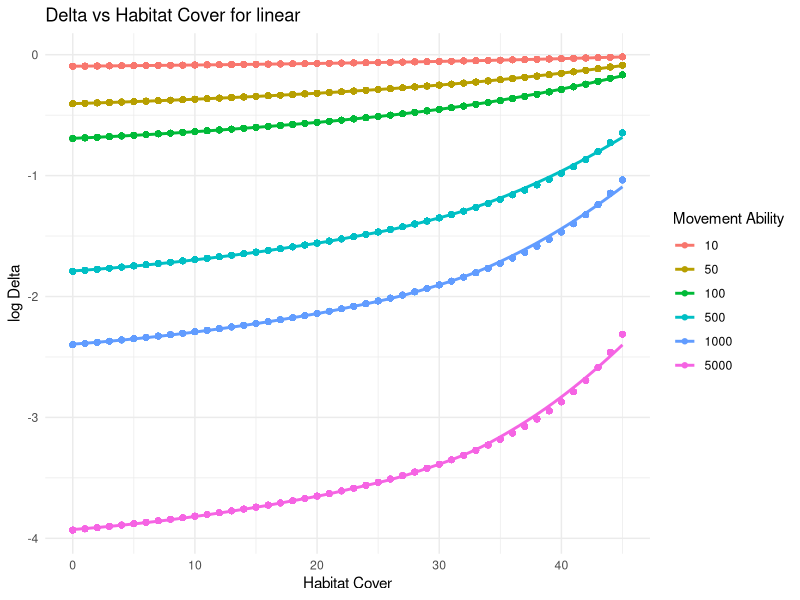
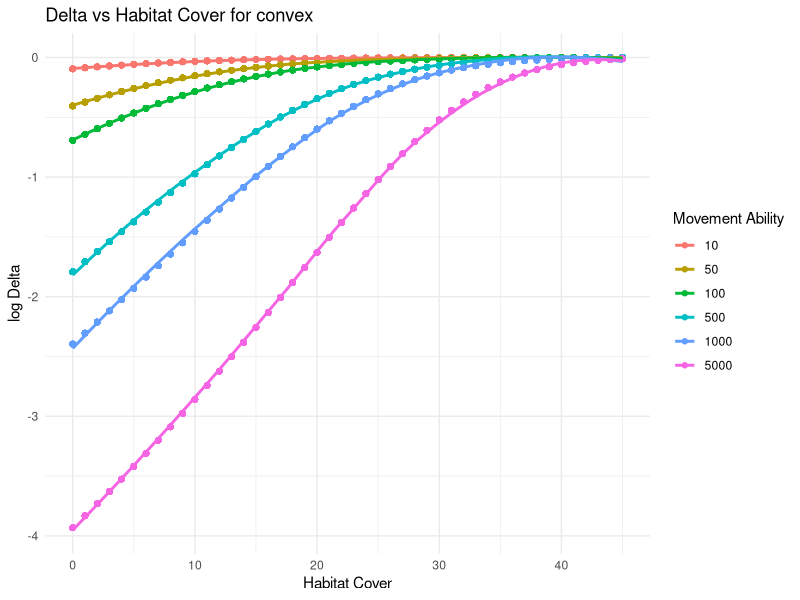
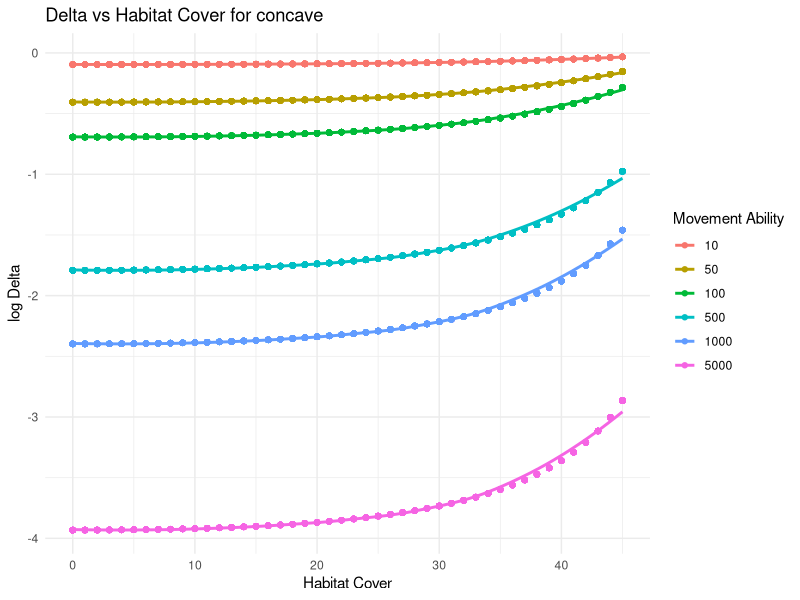

Write the R code that produced these figures, in order.
rm(list = ls())


library(tidyverse)

# Define movement responses
# movement can be 'linear', 'concave', or 'convex'
movements <- c('linear', 'concave', 'convex')

# Define maximum movement increases (%)
movement_abilities <- c(10, 50, 100, 500, 1000, 5000)

# Create grid of movement combinations
movement_combos <- expand.grid(movement = movements, movement_ability = movement_abilities)

# Create a new row for null movement
new_row <- data.frame(movement = "none", movement_ability = 0)

# Add the new row to the grid
movement_combos <- rbind(movement_combos, new_row)
rm(new_row)

# Set movement as a character
movement_combos$movement <- as.character(movement_combos$movement)

# Create dataframe of slope constants for movement scenarios
m <- c("linear", "linear", "linear", "linear", "linear", "linear", "concave", "concave", "concave", "concave", "concave", "concave", "convex", "convex", "convex", "convex", "convex", "convex")
m_a <- c("10", "50", "100", "500", "1000", "5000", "10", "50", "100", "500", "1000", "5000", "10", "50", "100", "500", "1000", "5000")
s1 <- c(0.1, 0.5, 1, 5, 10, 50, 0.1, 0.5, 1, 5, 10, 50, 4.54e-6, 2.27e-5, 4.54e-5, 2.27e-4, 4.53e-4, 0.00227)
s2 <- c(NA, NA, NA, NA, NA, NA, NA, NA, NA, NA, NA, NA, 0.99999546, 0, 0, 0, 0, 0.99773)
a <- c(1, 1, 1, 1, 1, 1, 0.1, 0.5, 1, 5, 10, 50, 0, 1, 1, 1, 1, 0)

slopes <- data.frame(m, m_a, s1, s2, a)

# Create an empty list to store the results
c_multiplier_list <- list()

for (j in 1:nrow(movement_combos)) {
  movement <- movement_combos$movement[j]
  movement_ability <- movement_combos$movement_ability[j]
  
  # Matrix Effects ----------------------------------------------------------
  
  productivity <- 0.5
  
  landscape_cover <- seq(0, 45, by = 1)
  
  # Calculate agricultural yield
  yield <- productivity / (1 - (landscape_cover / 100))
  
  # Normalize yield to get relative yield
  relative_yield <- (yield - productivity) / (1 - productivity)
  
  
  
  # Functions for calculating alpha (dispersal distance)
  # Linear
  linear_permeability <- function(y, s, a) {
    disp_factor = (((s * (1 - y)) + a))
    return(disp_factor)
  }
  
  # Concave
  conc_permeability <- function(y, s, a) {
    disp_factor = (((-(y)^2 * s) + 1) + a)
    return(disp_factor)
  }
  
  # Convex
  conv_permeability <- function(y, s, s2, a) {
    disp_factor = (((exp(10 * (1 - y))) * s) + s2) + a
    return(disp_factor)
  }
  
  # Pick correct constants (slopes) for current dispersal scenario
  slope <- slopes %>% filter(m == movement & m_a == movement_ability)
  slope <- as.numeric(slope[3])
  slope_2 <- slopes %>% filter(m == movement & m_a == movement_ability)
  slope_2 <- as.numeric(slope_2[4])
  a <- slopes %>% filter(m == movement & m_a == movement_ability)
  a <- as.numeric(a[5])
  
  # Calculate dispersal multiplier
  if (movement == "linear") {
    dispersal_factor <- linear_permeability(y = relative_yield, s = slope, a = a)
  } else if (movement == "concave") {
    dispersal_factor <- conc_permeability(y = relative_yield, s = slope, a = a)
  } else if (movement == "convex") {
    dispersal_factor <- conv_permeability(y = relative_yield, s = slope, s2 = slope_2, a = a)
  } else if (movement == "none") {
    dispersal_factor <- 1
  } else {
    print("No matching movement")
  }
  
  c_intense <- 1
  
  # Create the dynamic variable name
  var_name <- paste("c_multiplier_", movement, "_", movement_ability, sep = "")
  
  # Calculate the value
  c_multiplier <- c_intense * dispersal_factor
  
  # Store the result in the list with dynamic variable names
  c_multiplier_list[[var_name]] <- c_multiplier  # Store it in the list
  
}



# Create a dataframe to hold the output
output_df <- data.frame(movement = character(0), habitat_cover = numeric(0), c_multiplier = numeric(0))

# Iterate through the list and combine with habitat_cover
for (var_name in names(c_multiplier_list)) {
  
  # Extract movement and movement_ability from the variable name
  split_name <- unlist(strsplit(var_name, "_"))
  movement <- split_name[3]
  movement_ability <- as.numeric(split_name[4])
  
  # Habitat cover values
  habitat_cover <- seq(0, 45, by = 1)  
  
  # Get the value of the c_multiplier for this specific variable
  c_multiplier_value <- c_multiplier_list[[var_name]]
  
  # Create a temporary dataframe for this combination
  temp_df <- data.frame(movement = rep(movement, length(habitat_cover)),
                        movement_ability = rep(movement_ability, length(habitat_cover)),
                        habitat_cover = habitat_cover,
                        c_multiplier = rep(c_multiplier_value, length(habitat_cover)))
  
  # Add to the main dataframe
  output_df <- rbind(output_df, temp_df)
}



delta_df <- output_df

delta_df$c_intense <- 0.1

delta_df$c <- delta_df$c_intense * delta_df$c_multiplier

delta_df$e <- 0.1

delta_df$delta <- delta_df$e/delta_df$c







# Plot delta curves -------------------------------------------------------


# Split the data by 'movement'
split_data <- split(delta_df, delta_df$movement)


# Extract the subset for the current movement type
linear <- split_data["linear"]
linear <- as.data.frame(linear)

# Plot delta vs habitat_cover for each movement_ability
ggplot(linear, aes(x = linear.habitat_cover, y = log(linear.delta), color = factor(linear.movement_ability))) +
  geom_point() +  # Plot data points
  geom_smooth(method = "loess", se = FALSE) +  # Add smooth line
  labs(title = paste("Delta vs Habitat Cover for linear"), 
       x = "Habitat Cover", 
       y = "log Delta", 
       color = "Movement Ability") + 
  theme_minimal()



# Extract the subset for the current movement type
convex <- split_data["convex"]
convex <- as.data.frame(convex)

# Plot delta vs habitat_cover for each movement_ability
ggplot(convex, aes(x = convex.habitat_cover, y = log(convex.delta), color = factor(convex.movement_ability))) +
  geom_point() +  # Plot data points
  geom_smooth(method = "loess", se = FALSE) +  # Add smooth line
  labs(title = paste("Delta vs Habitat Cover for convex"), 
       x = "Habitat Cover", 
       y = "log Delta", 
       color = "Movement Ability") + 
  theme_minimal()



# Extract the subset for the current movement type
concave <- split_data["concave"]
concave <- as.data.frame(concave)

# Plot delta vs habitat_cover for each movement_ability
ggplot(concave, aes(x = concave.habitat_cover, y = log(concave.delta), color = factor(concave.movement_ability))) +
  geom_point() +  # Plot data points
  geom_smooth(method = "loess", se = FALSE) +  # Add smooth line
  labs(title = paste("Delta vs Habitat Cover for concave"), 
       x = "Habitat Cover", 
       y = "log Delta", 
       color = "Movement Ability") + 
  theme_minimal()

